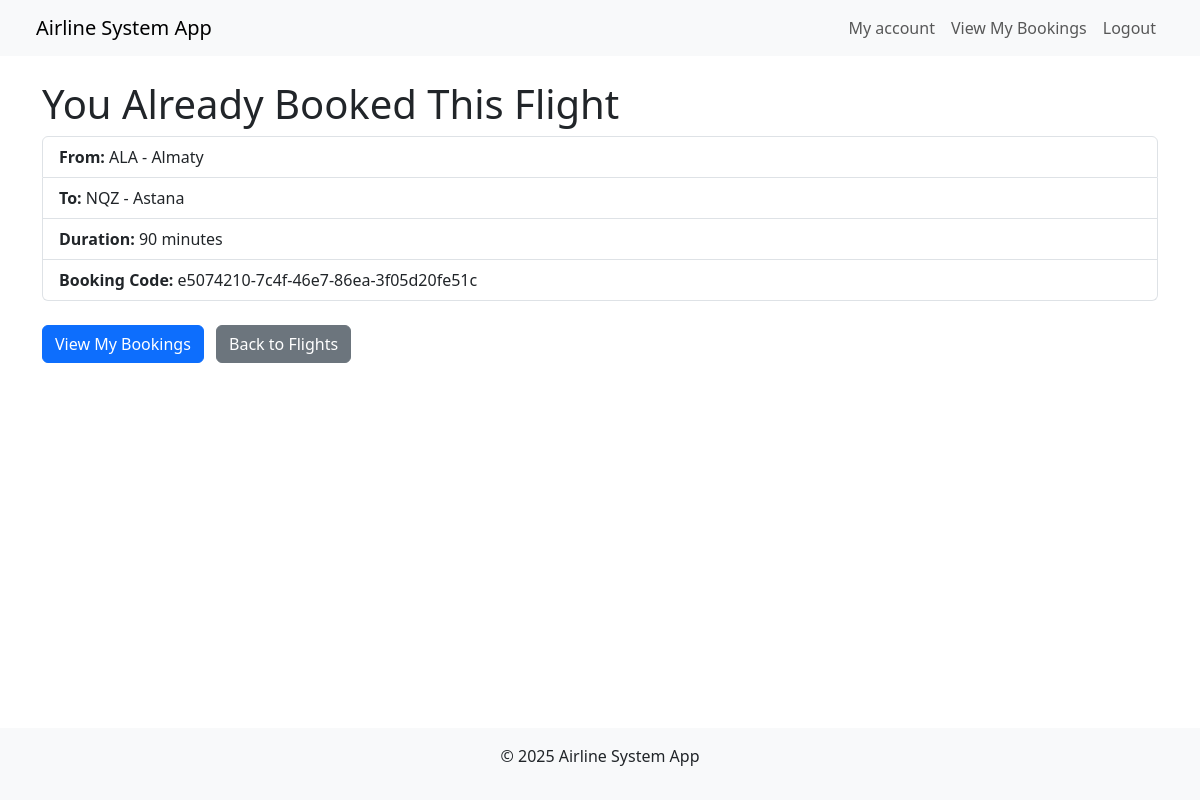
The page /flights/1/book/ (signed in) on the database its author committed.
### flights/models.py (models this page shows, shortened)
class Flight(models.Model):
    origin = models.ForeignKey(Airport, on_delete=models.CASCADE, related_name="departures")
    destination = models.ForeignKey(Airport, on_delete=models.CASCADE, related_name="arrivals")
    duration = models.PositiveIntegerField()
    capacity = models.PositiveIntegerField()

class Airport(models.Model):
    code = models.CharField(max_length=3, unique=True)
    city = models.CharField(max_length=100)
    def __str__(self):
        return f"{self.code} - {self.city}"

class Booking(models.Model):
    passenger = models.ForeignKey(Passenger, on_delete=models.CASCADE)
    flight = models.ForeignKey(Flight, on_delete=models.CASCADE)
    booking_code = models.UUIDField(default=uuid.uuid4, unique=True, editable=False)

### flights/views.py (the view, shortened to what this page needs)
# urls.py: path('flights/<int:flight_id>/book/', views.flight_book, name='flight_book'),
def flight_book(request, flight_id):
    if request.user.is_authenticated:
        flight = get_object_or_404(models.Flight, id=flight_id)
        passenger, _ = models.Passenger.objects.get_or_create(
            user=request.user,
            defaults={'name': request.user.username}
        )
        existing_booking = models.Booking.objects.filter(passenger=passenger, flight=flight).first()
        if existing_booking:
            return render(request, 'flights/flight_booked_already.html', {
                'booking': existing_booking,
                'flight': flight
            })
    else:
        return redirect('flights:login')

### flights/templates/flights/flight_booked_already.html (shortened to what this page needs)
{% extends 'base.html' %}
{% block content %}
<h1>You Already Booked This Flight</h1>
<ul class="list-group mb-4">
    <li class="list-group-item"><strong>From:</strong> {{ flight.origin }}</li>
    <li class="list-group-item"><strong>To:</strong> {{ flight.destination }}</li>
    <li class="list-group-item"><strong>Duration:</strong> {{ flight.duration }} minutes</li>
    <li class="list-group-item"><strong>Booking Code:</strong> {{ booking.booking_code }}</li>
</ul>
<a href="{% url 'flights:booking_detail' %}" class="btn btn-primary">View My Bookings</a>
<a href="{% url 'flights:index' %}" class="btn btn-secondary ms-2">Back to Flights</a>
{% endblock %}

### rows shown on the page
Flight: origin "ALA - Almaty", destination "NQZ - Astana", duration "90"
Booking: booking_code "e5074210-7c4f-46e7-86ea-3f05d20fe51c"
